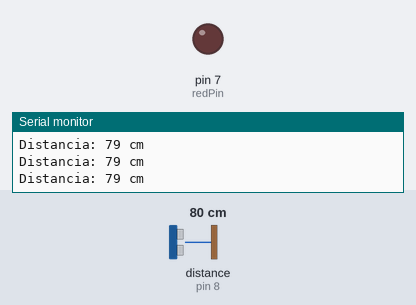
The sketch below on a simulated Arduino Uno, built with avr-gcc and run on an emulated ATmega328P. On the bench: output pins drawn as LEDs (lit = HIGH), the last lines printed to the serial monitor. Wiring (inferred from the names in the program): ultrasonic range finder: trigger pin 9; echo pin 8. The inputs (shaded band) are chosen by the test bench; at power-on: distance to the obstacle (sensor on pin 8) 80 cm. The echo pulse lasts 58.3 µs per cm; pins used as bus, display or sensor lines are not drawn.

Above: at 1.2 s.
1.3 s: distance to the obstacle (sensor on pin 8) set to 2 cm
At 2.9 s:
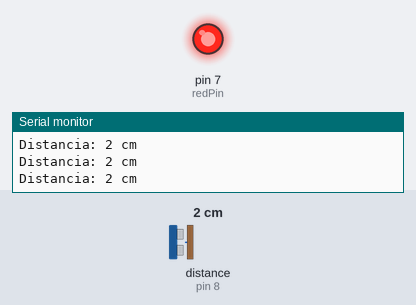
3.2 s: distance to the obstacle (sensor on pin 8) set to 6 cm
At 4.1 s:
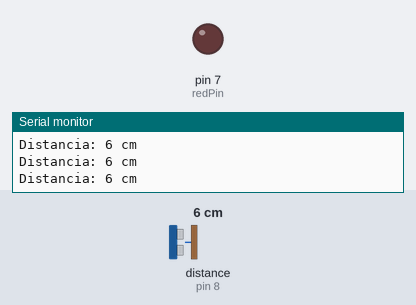
5.0 s: distance to the obstacle (sensor on pin 8) set to 4 cm
At 6.3 s:
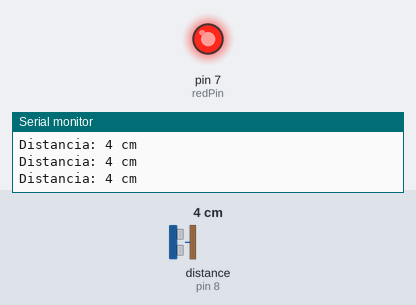
Timing chart, 0 to 8.0 s (numbered marks = the images above; inputs shaded):
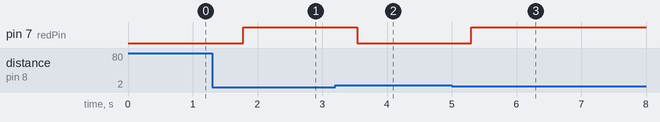

Measured:
- the behaviour switches between 4 and 5 cm on distance to the obstacle (sensor on pin 8) (found by bisection; images 1 and 2)
- after the input at 1.3 s, pin 7 (redPin): LOW → HIGH after 0.48 s
- after the input at 3.2 s, pin 7 (redPin): HIGH → LOW after 0.34 s
- after the input at 5.0 s, pin 7 (redPin): LOW → HIGH after 0.30 s

The sketch:

Ej1.ino
```cpp
#define trigPin  9
#define echoPin  8
#define redPin 7
long duration, cm, inches;

void setup()
{
  Serial.begin(9600);
  pinMode(trigPin, OUTPUT);
  pinMode(echoPin, INPUT);
  pinMode(redPin, OUTPUT);
}

int ping(int TriggerPin, int EchoPin) {
   long duration, distanceCm;

   digitalWrite(TriggerPin, LOW);  //para generar un pulso limpio ponemos a LOW 4us
   delayMicroseconds(4);
   digitalWrite(TriggerPin, HIGH);  //generamos Trigger (disparo) de 10us
   delayMicroseconds(10);
   digitalWrite(TriggerPin, LOW);

   duration = pulseIn(EchoPin, HIGH);  //medimos el tiempo entre pulsos, en microsegundos

   distanceCm = duration * 10 / 292/ 2;   //convertimos a distancia, en cm
   return distanceCm;
}


void loop()
{
  cm = ping(trigPin, echoPin);
  Serial.print("Distancia: ");
  Serial.print(cm);
  Serial.println(" cm");
  delay(250);

  if(cm<5){
    digitalWrite(redPin, HIGH);

  }else{
    digitalWrite(redPin, LOW);
  }

}
```
